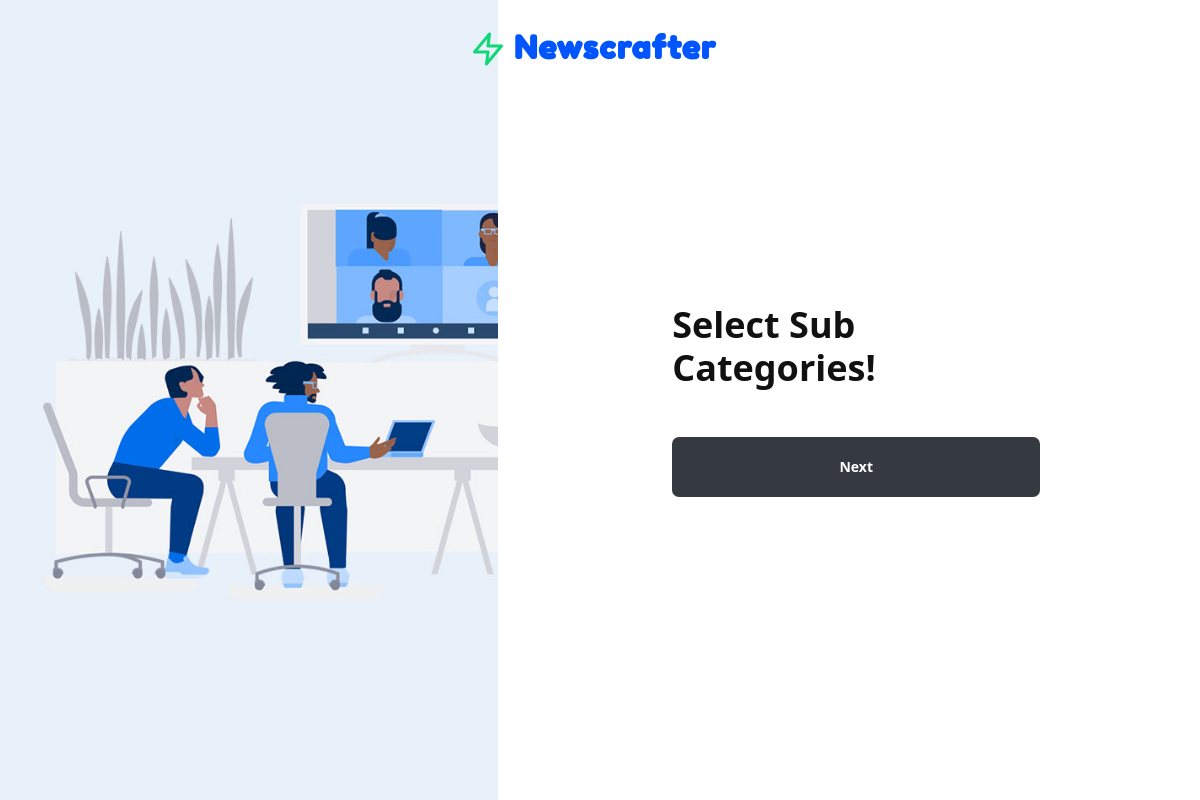
Before: /sub-category-select/ (signed in) with the older database file.
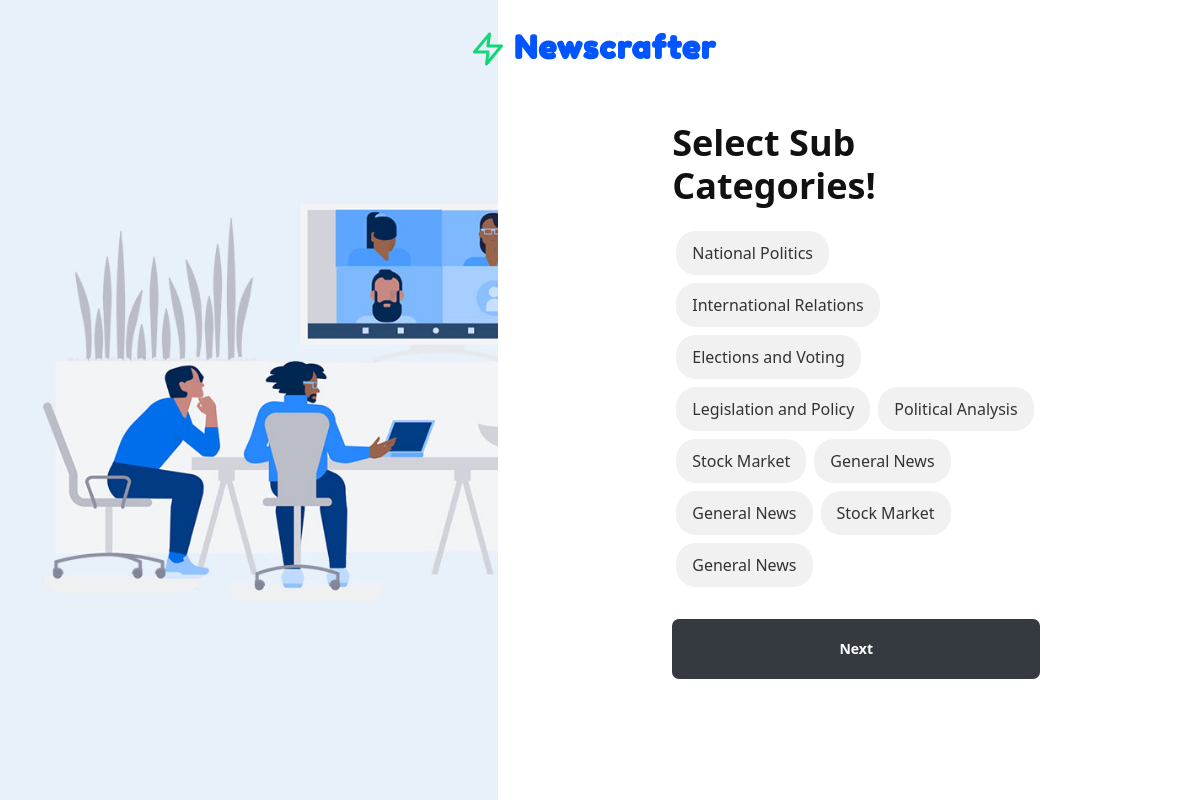
After: the same page with the newer database file.
### adminapp/models.py (models this page shows)
class NewsSubCategory(models.Model):
    category = models.ForeignKey(NewsCategory,on_delete=models.CASCADE,null=True,blank=True)
    sub_category_name = models.CharField(max_length=100)
    def __str__(self):
        return f"{self.category.category_name} - {self.sub_category_name}"

### web/views.py (the view, shortened to what this page needs)
# urls.py: path('sub-category-select/',views.sub_category_select,name="sub_category_select")
def sub_category_select(request):
    user = request.user
    my_categories = MyCategory.objects.filter(user=user)
    print(my_categories)
    news_categories = [my_category.category for my_category in my_categories]
    print(news_categories)
    news_sub_categories = NewsSubCategory.objects.filter(category__in=news_categories)
    print(news_sub_categories)
    context = {
        'news_sub_categories' : news_sub_categories
    }
    return render(request,'web/sub_category.html',context)

### adminapp/models.py (called while the page is built)
    def __str__(self):
        return self.category_name

### users/models.py (called while the page is built)
    def __str__(self):
        return f"{self.user.username} - {self.category.category_name}"

### templates/web/sub_category.html (shortened to what this page needs)
{% load static %}
<!DOCTYPE html>
<html lang="en">
<head>
    <link rel="stylesheet" href="{% static 'web/css/themify-icons.css' %}">
    <link rel="stylesheet" href="{% static 'web/css/feather.css' %}">
    <link rel="stylesheet" href="{% static 'web/css/style.css' %}">
</head>
<body class="color-theme-blue">
    <div class="main-wrap">
        <div class="nav-header bg-transparent shadow-none border-0">
            <div class="nav-top w-100">
                <a href="index.html"><i class="feather-zap text-success display1-size me-2 ms-0"></i><span class="d-inline-block fredoka-font ls-3 fw-600 text-current font-xxl logo-text mb-0">Newscrafter </span> </a>
            </div>
        </div>
        <div class="row">
            <div class="col-xl-5 d-none d-xl-block p-0 vh-100 bg-image-cover bg-no-repeat" style="background-image: url({% static 'web/images/login-bg-2.jpg' %});"></div>
            <div class="col-xl-7 vh-100 align-items-center d-flex bg-white rounded-3 overflow-hidden">
                <div class="card shadow-none border-0 ms-auto me-auto login-card">
                    <div class="card-body rounded-0 text-left">
                        <h2 class="fw-700 display1-size display2-md-size mb-4">Select Sub Categories!</h2>
                        <form method="post">
                            <div class="d-flex flex-wrap">
                                {% for news_sub_category in news_sub_categories %}
                                <label class="category-tag mx-1 mb-2">
                                    <span class="tag-content px-3 py-2">{{ news_sub_category.sub_category_name }}</span>
                                </label>
                                {% endfor %}
                            </div>
                            <div class="form-group mt-4">
                                <button type="submit" class="form-control text-center style2-input text-white fw-600 bg-dark border-0 p-0">
                                    Next
                                </button>
                            </div>
                        </form>
                    </div>
                </div>
            </div>
        </div>
    </div>
</body>
</html>

Changed rows visible on the page:
now on this page (row unchanged): NewsSubCategory: sub_category_name "National Politics"
now on this page (row unchanged): NewsSubCategory: sub_category_name "International Relations"
now on this page (row unchanged): NewsSubCategory: sub_category_name "Elections and Voting"
now on this page (row unchanged): NewsSubCategory: sub_category_name "Legislation and Policy"
now on this page (row unchanged): NewsSubCategory: sub_category_name "Political Analysis"
added NewsSubCategory: sub_category_name "Stock Market"
added NewsSubCategory: sub_category_name "General News"
added NewsSubCategory: sub_category_name "General News"
added NewsSubCategory: sub_category_name "Stock Market"
added NewsSubCategory: sub_category_name "General News"
